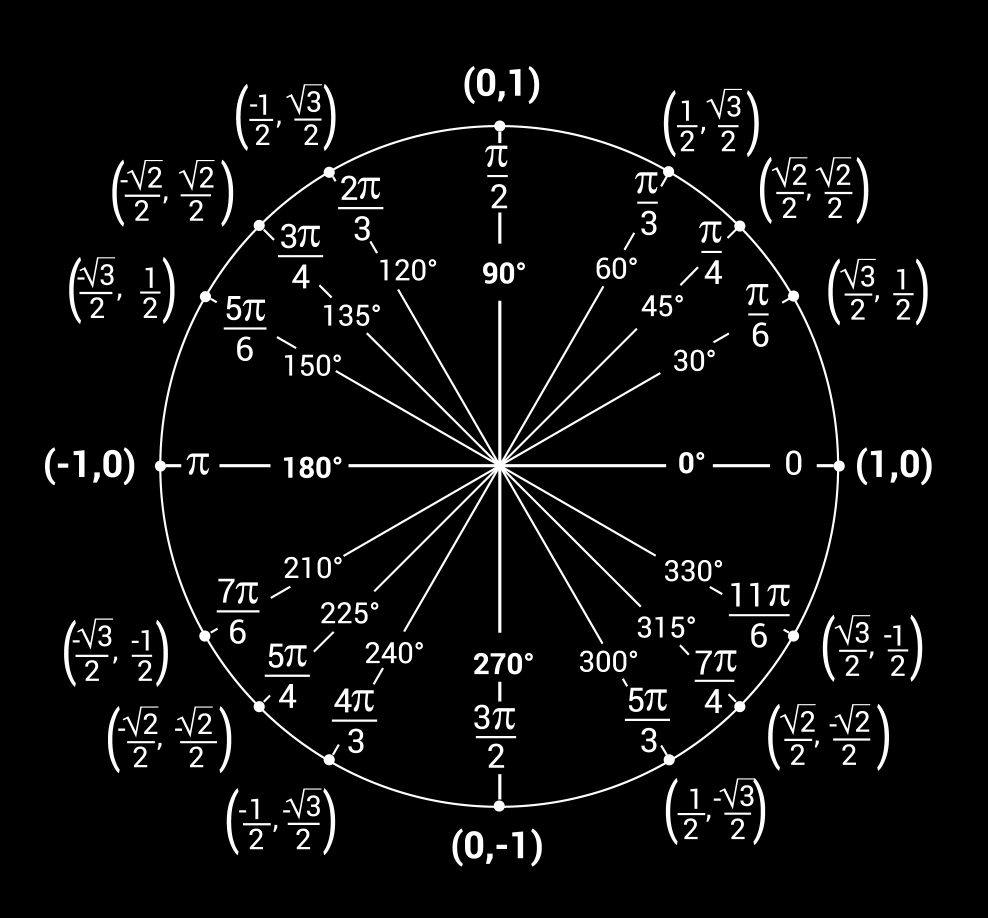
#> input picture imgs/Unit-circle.jpg, 1975 x 1835 px (shown at 1/2 size)
$ python -i utils.py   (imports and definitions only)   (older library calls are emulated)
#> lines starting #> are read from the running program, lines starting #| are printed output that depends on the picture; after the words box and inside, x2 and y2 are one past the last pixel; in counts of white or black regions, pixels touching at a corner belong together
#> further down, picture is the input picture: shape (1835, 1975); min 0, max 255, mean 13.2
from tkinter.filedialog import askdirectory
from tokenize import group
import cv2
from cv2 import GaussianBlur
import numpy as np
import random
from pathlib import Path
import os
import math
from PyQt5 import QtGui
from PyQt5.QtGui import QPixmap
from PyQt5.QtCore import Qt
from collections import defaultdict


RESULTS_FOLDER = Path(__file__).parent / 'imgs/results'


# [39 lines left out: functions convert_cv_qt, noisy, not called in this run]


def morph(img, size = 7, shape = cv2.MORPH_RECT, dil_iters = 1, er_iters = 2):
    struct = cv2.getStructuringElement(shape, (size, size))
    dilated = cv2.dilate(img, struct, iterations=dil_iters)
    eroded = cv2.erode(dilated, struct, iterations=er_iters)
    return cv2.dilate(eroded, struct)

def save_result(img, filename, bool, n, method=""):
    if not bool:
        return

    path = RESULTS_FOLDER / Path(filename).stem / method
    if not path.exists():
        os.makedirs(path)
    cv2.imwrite(str(path / f'{n}.jpg'), img)

# [29 lines left out: function preprocess, not called in this run]

def detect_edges(img, filename='', testMode = False):
    morphed = morph(img)
    blurred = cv2.GaussianBlur(morphed, (5, 5), 4.0)
    edges = cv2.Canny(blurred, 180, 190, None, 5, True)
    save_result(edges, f'{filename}', testMode, 4)

    MAGN_THRESH_PERCENT = 0.2
    ksize = 3 # 3x3 Sobel

    Ix = cv2.Sobel(img, cv2.CV_32FC1, 1, 0, None, ksize)
    #display_image('Ix', Ix)

    Iy = cv2.Sobel(img, cv2.CV_32FC1, 0, 1, None, ksize)
    #display_image('Iy', Iy)

    Imagn = cv2.magnitude(Ix, Iy)
    #display_image('Gradient magnitude', Imagn)

    magn_th = np.amax(Imagn) * MAGN_THRESH_PERCENT
    #print('magn_th =', magn_th)
    _, ImagnTh = cv2.threshold(Imagn, magn_th, 1.0, cv2.THRESH_BINARY)
    #display_image('Thresholded gradient magnitude', ImagnTh)

    return edges

def most_entries(db):
    try:
        maxcount = max(len(v) for v in db.values())
        asd = [k for k, v in db.items() if len(v) == maxcount]
    except ValueError:
        asd = [0]
    return asd

# [48 lines left out: function line_something, not called in this run]

def group_lines_by_angle(lines, LINE_GROUP_RESOLUTION = 18):
    MAX_DIFF = 180 / LINE_GROUP_RESOLUTION
    from collections import defaultdict
    groups = defaultdict(list)
    for line in lines:
        l = line[0]
        angle = angle_from_x_axis((l[0], l[1]), (l[2], l[3]))
        group = int(math.floor(angle / MAX_DIFF)) if int(math.floor(angle / MAX_DIFF)) != LINE_GROUP_RESOLUTION -1 else 0
        groups[group].append(line)
    # Last and first group (0 degrees and 180 degrees) are pretty much the same
    return groups


"""

    cdstP = morph(cdstP, size=3, er_iters=1)
    lines =  cv2.HoughLinesP(cdstP.copy(), 1, (np.pi / 360)*10, 50, None,150,0)
    tr_img = cdstP.copy()
    tr_img[:] = 0
    for i in range(0, len(lines)):
        l = lines[i][0]
        bot_left = bottom_left([(l[0], l[1]), (l[2], l[3])])
        cv2.line(tr_img, (l[0], l[1]), (l[2], l[3]), (255,255,255),1, cv2.LINE_AA)
        #cv2.circle(tr_img, bot_left, 4, (255,0,0), -1)
"""


def angle_from_x_axis(p1, p2):
    delta_x = p1[0] - p2[0]
    delta_y = p1[1] - p2[1]
    return (180 - (math.degrees(math.atan2(delta_y, delta_x))))%180


def contour_bounding(img, filename='', testMode = False):
#> called with filename = '', testMode = False
    asd = cv2.merge([img.copy(), img.copy(), img.copy()])

    # find contours
    contours, hierarchy = cv2.findContours(img,cv2.RETR_TREE,cv2.CHAIN_APPROX_NONE )
#> contours = 357 contours, 16 with area under 20; largest, box (x1, y1, x2, y2) and area: (309, 241, 1690, 1624) 1461710, (322, 254, 1675, 1612) 1436946, (670, 571, 1333, 1289) 27995, (1801, 899, 1838, 955) 1722, (930, 1662, 967, 1718) 1722
    tr_img = asd.copy()
    tr_img[:][:][:] = 0
#> tr_img: shape (1835, 1975, 3); 6.04% of pixels changed, all inside (x1, y1, x2, y2) = (90, 132, 1864, 1733)

    asd = cv2.drawContours(asd, contours, -1, (0,255,75), 2)
#> asd: shape (1835, 1975, 3); 6.32% of pixels changed, all inside (x1, y1, x2, y2) = (89, 131, 1865, 1734)
    save_result(asd, filename=filename, bool=testMode, n=4, method="my-method")

    all_lines_by_bounding = defaultdict(list)
    all_lines = []

    # First group line inside every bb
    for i in contours:
        # get the bounding box for the current contour
        bx,by,bw,bh = cv2.boundingRect(i)

        lines = get_lines_inside_bounding_box(bx,by,bw,bh, img) # get the lines inside bb by THE MOST COMMON ANGLE
        if lines is not None: # if bb doesnt contain any lines, then ignore
            groups = group_lines_by_angle(lines)
            lines = groups[most_entries(groups)[0]]
            if True:
                cv2.rectangle(tr_img, (bx, by), (bx+bw, by+bh), (255,0,0), 3 )
                cv2.rectangle(asd, (bx, by), (bx+bw, by+bh), (255,0,0), 3 )
                for line in lines:
                    line[0][0] += bx
                    line[0][1] += by
                    line[0][2] += bx
                    line[0][3] += by
                    all_lines.append(line)
                    all_lines_by_bounding[(bx, by, bw, bh)].append(line)
                    l = line[0]
                    cv2.line(tr_img, (l[0], l[1]), (l[2], l[3]), (255,0,255),2, cv2.LINE_AA)
#> this loop made 357 passes
#> (diag_len in get_lines_inside_bounding_box, maxGap in get_lines_inside_bounding_box, minLength in get_lines_inside_bounding_box) on passes 11, 12, 16, 17, 35, 36: (73, 24, 24), (82, 27, 27), (73, 24, 24), (72, 24, 24), (91, 30, 30), (73, 24, 24)
#> (diag_len in get_lines_inside_bounding_box, maxGap in get_lines_inside_bounding_box, minLength in get_lines_inside_bounding_box) on passes 1 to 6: (46, 15, 15), (43, 14, 14), (78, 26, 26), (88, 29, 29), (62, 20, 20), (98, 32, 32)
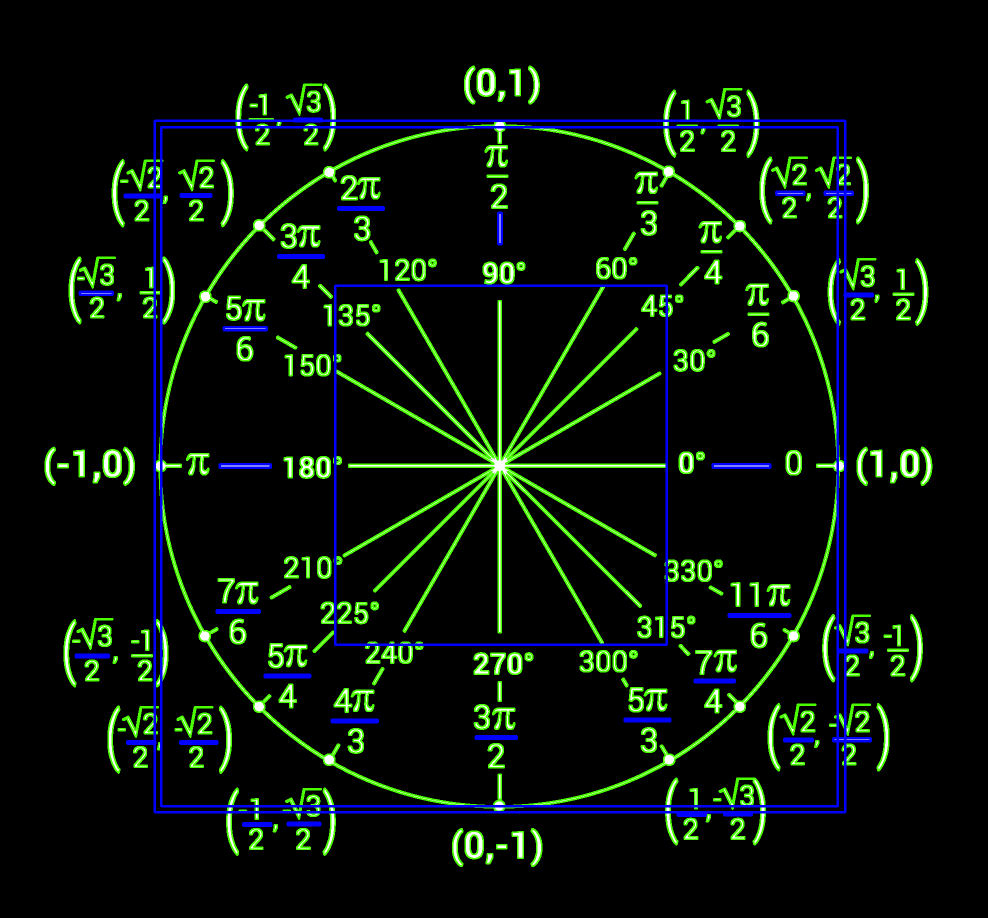
#> asd: shape (1835, 1975, 3) (shown at 1/2 size); mean of channels 0, 1, 2 11.3, 19.5, 9.2; drawn as B, G, R
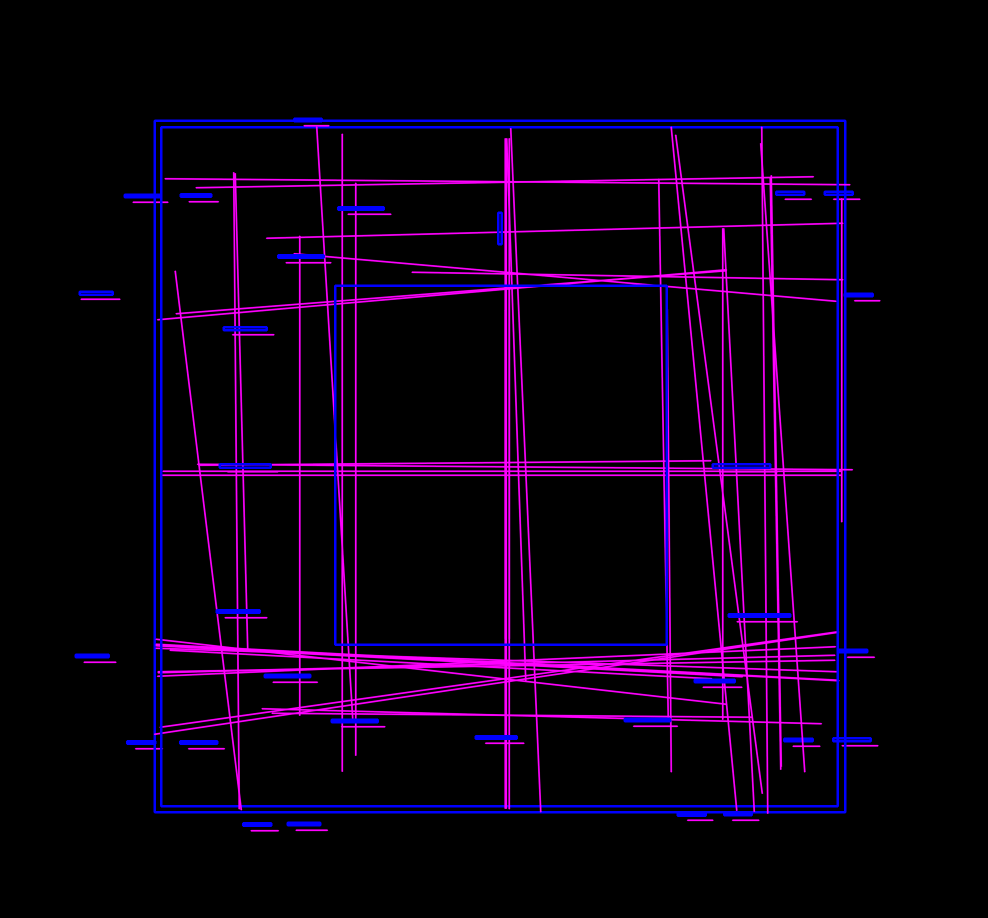
#> tr_img: shape (1835, 1975, 3) (shown at 1/2 size); mean of channels 0, 1, 2 18.2, 0, 11.8; drawn as B, G, R

    save_result(asd, filename=filename, bool=testMode, n=5, method="my-method")
    save_result(tr_img, filename=filename, bool=testMode, n =6, method="my-method")

    # Then group every line on the img
    all_groups = group_lines_by_angle(all_lines, LINE_GROUP_RESOLUTION=4)
    # Basically group all the lines into four groups:
    # every group[key] represents a list of lines whose angle to the x axis is between key*45 - (key*45) + 45
    # So if i divide into four, there will be for groups:
    # 0-45, 45-90, 90-135, 135-180
    # I basically want to separate "kinda" horizontal, and "kinda" vertical lines so 0-45 and 135-180 can be grouped together, same with the other

    for line in all_groups[3]:
        all_groups[0].append(line) # all_groups[0] are the "kinda" horizontal lines
#> this loop made 0 passes
    for line in all_groups[2]:
        all_groups[1].append(line) # all_groups[1] are the "kinda" vertical lines
#> this loop made 26 passes
#> line on passes 1 to 12: [[1018, 1617, 1018, 277]], [[1010, 1616, 1010, 277]], [[599, 1430, 599, 472]], [[1523, 254, 1535, 1626]], [[711, 1510, 711, 366]], [[467, 345, 478, 1617]], [[1317, 358, 1336, 1435]], [[1342, 254, 1473, 1620]], [[1447, 457, 1508, 1622]], [[1013, 277, 1051, 1361]], [[470, 347, 495, 1300]], [[633, 254, 705, 1438]]
    del all_groups[3]
    del all_groups[2]

    most_common_key = most_entries(all_groups)[0]
    test = asd.copy()
    test[:][:][:] = 0
    lines = all_groups[most_common_key]

    # [7 lines of commented-out code are left out]
    bbs_sofar = []
    for line in lines:
        l = line[0]
        for key, value in all_lines_by_bounding.items():
            bx, by, bw, bh = key
            l2 = value[0][0] #??

            if l2[0] == l[0] and l2[1] == l[1] and l2[2] == l[2] and l2[3] == l[3]:
                #cv2.line(test, (l[0], l[1]), (l[2], l[3]), (255,0,255),2, cv2.LINE_AA)
                cv2.rectangle(test, (bx, by), (bx+bw, by+bh), (255,255,255), -1 )
                bbs_sofar.append(key)
#> this loop made 53 passes
#> line on passes 1 to 12: [[502, 1661, 556, 1661]], [[592, 1660, 654, 1660]], [[1375, 1640, 1425, 1640]], [[1465, 1640, 1517, 1640]], [[377, 1497, 448, 1497]], [[271, 1497, 324, 1497]], [[1586, 1492, 1639, 1492]], [[1684, 1491, 1755, 1491]], [[168, 1324, 231, 1324]], [[1695, 1314, 1748, 1314]], [[1709, 601, 1759, 601]], [[162, 598, 239, 598]]
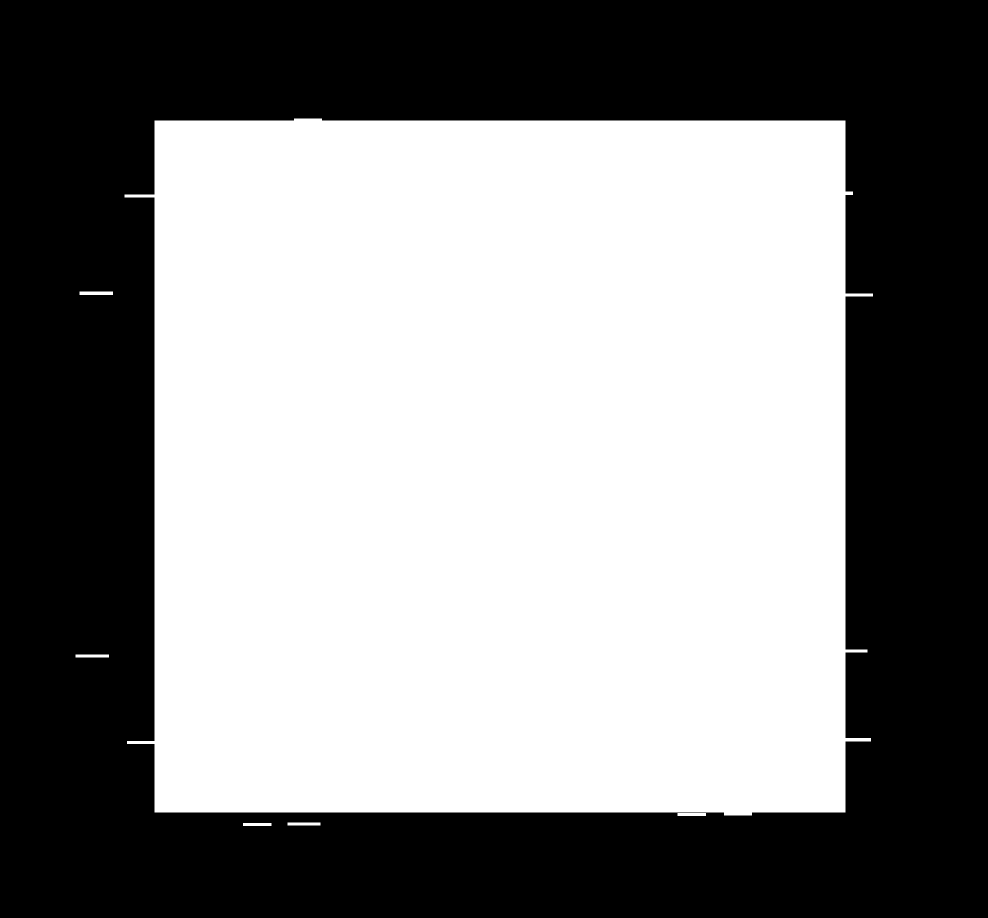
#> test: shape (1835, 1975, 3) (shown at 1/2 size); 52.9% white; 1 black region, box (x1, y1, x2, y2) and area: (0, 0, 1975, 1835) 1707180

    #cv2.imshow("TEST", test)
    save_result(test, filename=filename, bool=testMode, n=7, method="my-method")
    # 255 -> FGD
    # 125 -> PR_BGD
    # 0 -> BGD
    test = cv2.cvtColor(test, cv2.COLOR_BGR2GRAY)
    mask = test & img
    temp_mask = mask ^ test
    temp_mask[temp_mask == 255] = 125
    mask = temp_mask + mask
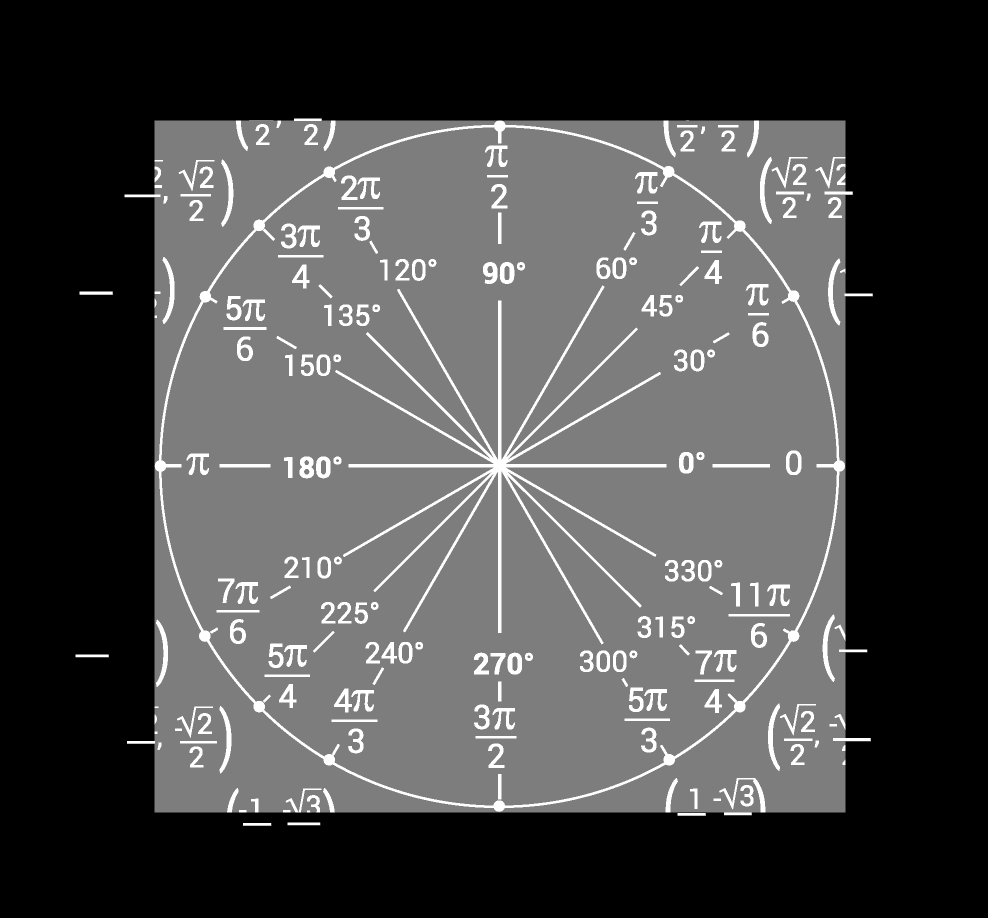
#> mask: shape (1835, 1975) (shown at 1/2 size); min 0, max 255, mean 72.1
    #cv2.imshow("mask", mask)
    save_result(mask, filename=filename, bool=testMode, n = 8, method="my-method")
    return mask


def get_lines_inside_bounding_box(bx, by, bw, bh, img, maxLineGap = 3, minLineLength=3, add = 15):
    w, h = img.shape
    AMOUNT = add
    # increasing bounding box
    bx = (bx - AMOUNT) if (bx - AMOUNT) > 0 else bx
    by = (by - AMOUNT) if (by - AMOUNT) > 0 else by
    bh = (bh + AMOUNT) if (bh + AMOUNT + by) < h else bh
    bw = (bw + AMOUNT) if (bw + AMOUNT + bx) < w else bw
    diag_len = int(math.sqrt((bh**2 + bw**2)))

    # making bounding box a separate img from original
    bound_img = detect_edges(img[by:by+bh, bx:bx+bw])
    #cv2.imshow("bound", bound_img)
    lines_img = bound_img.copy()
    lines_img[:] = 0
    lines_img = cv2.cvtColor(lines_img, cv2.COLOR_GRAY2BGR)
    # Getting lines
    maxGap = int(diag_len/maxLineGap)
    minLength = int(diag_len/minLineLength)
    lines = cv2.HoughLinesP(bound_img, 1, (np.pi / 360), 50,None,minLength,maxGap)
    if lines is None:
        return None
    return lines
    # ONLY RETURN THE LINES WHOSE ANGLES ARE THE MOST COMMON INSIDE THE BOUNDING BOX


# [22 lines left out: function bottom_left, not called in this run]

def normalize_value(value, _min, _max):
    return (value - _min) / (_max - _min)


# [10 lines left out: function create_gamma_lut, not called in this run]


def get_avg_GRAY_color(img):
    average_color_row = np.average(img, axis=0)
    return math.floor(np.average(average_color_row, axis=0))


#get a line from a point and unit vectors
# [200 lines left out: functions lineCalc, angle, lineIntersect, contour_ransac, not called in this run]


def get_midpoint(p1, p2):
    return (int((p1[0] + p2[0]) / 2), int((p1[1] + p2[1]) / 2))

>>> import cv2
>>> picture = cv2.imread('imgs/Unit-circle.jpg', cv2.IMREAD_GRAYSCALE)
>>> result = contour_bounding(picture)
